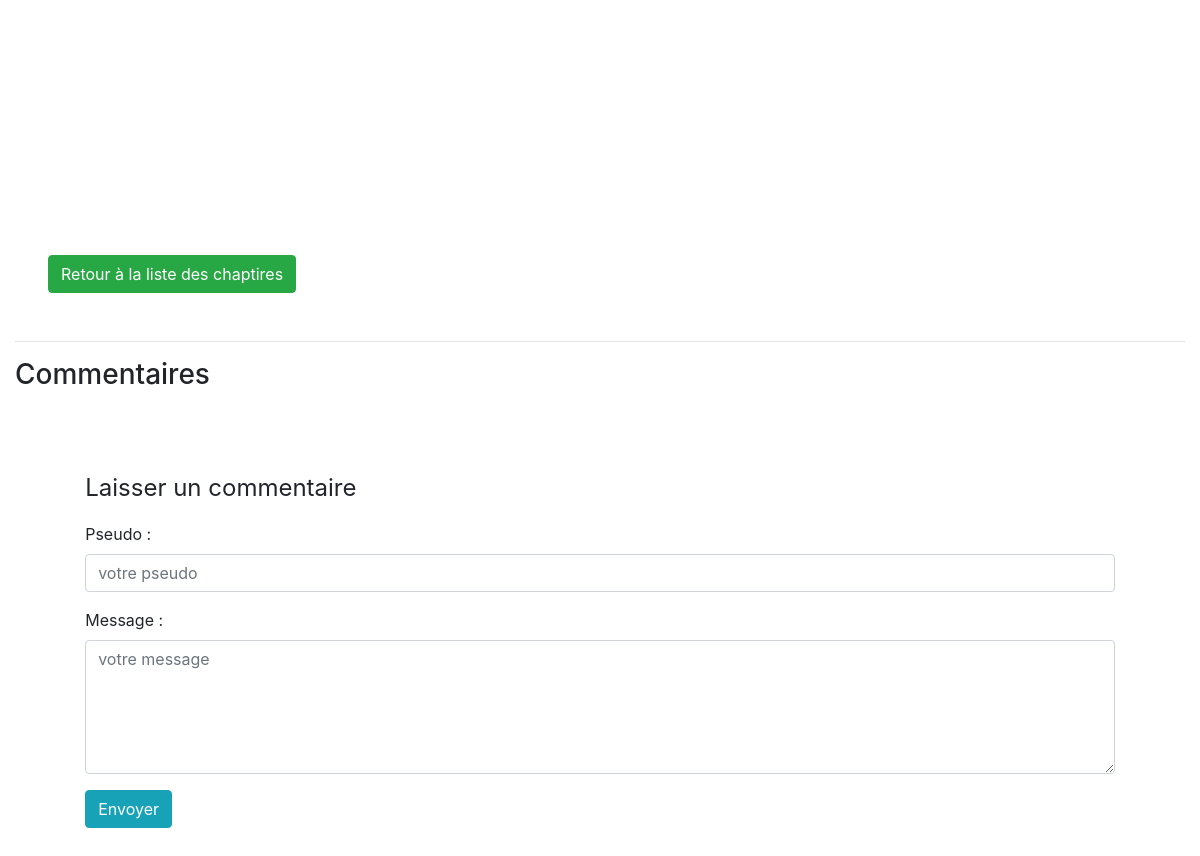
The app's page /index.php?action=chapitre&id=5 (lower part), older data.
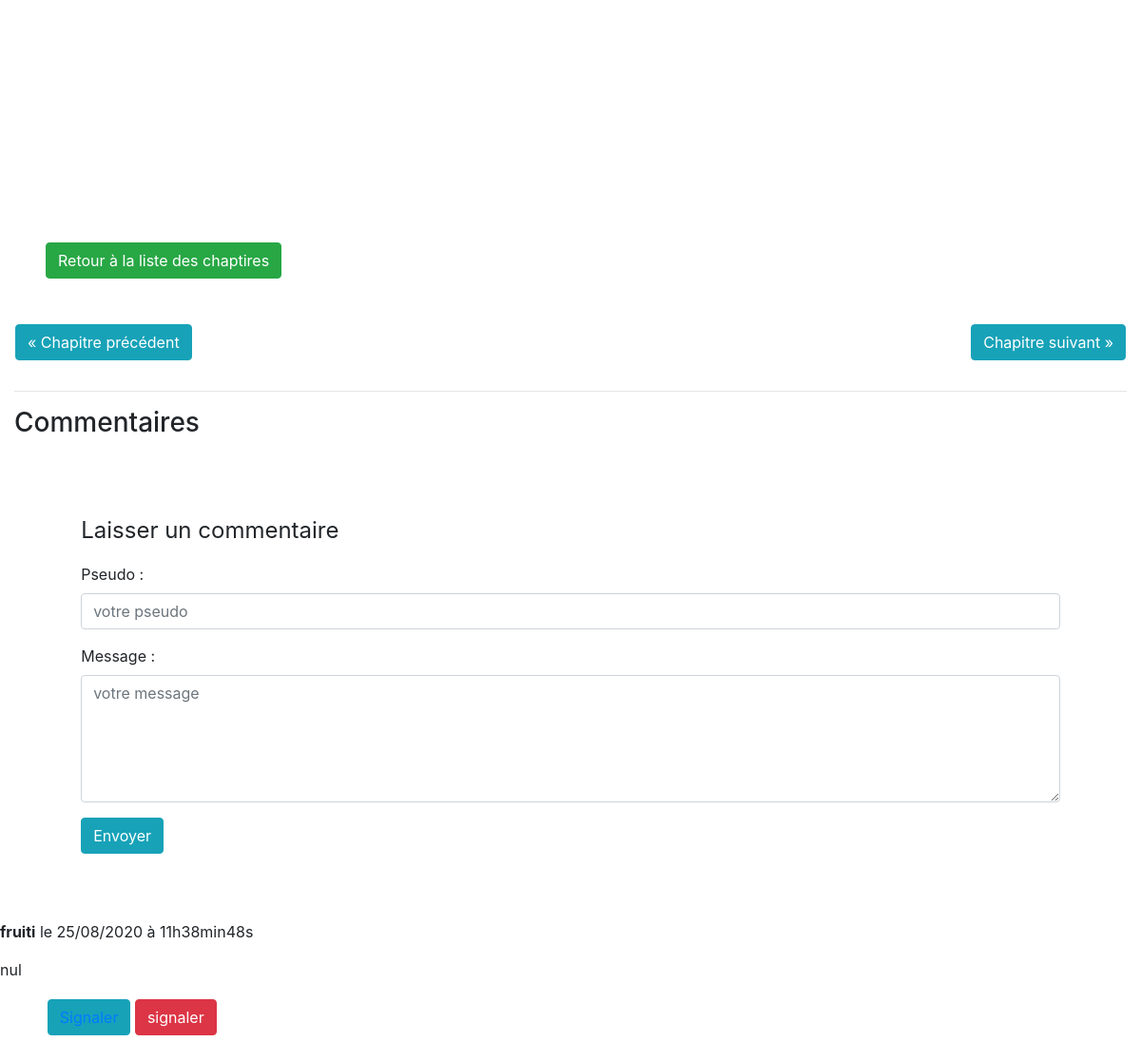
The same page, newer data.
### tables this page shows
CREATE TABLE IF NOT EXISTS `commentaire` (
  `id_commentaire` int(11) NOT NULL AUTO_INCREMENT,
  `id_chapitre` int(11) DEFAULT NULL,
  `pseudo` varchar(255) DEFAULT NULL,
  `contenu` text,
  `titre_chapitre` varchar(255) DEFAULT NULL,
  `date_commentaire` datetime DEFAULT CURRENT_TIMESTAMP,
  `signaler` tinyint(3) unsigned DEFAULT '0',
  `garder` tinyint(4) DEFAULT '0',
  `supprimer` tinyint(4) DEFAULT '0',
  PRIMARY KEY (`id_commentaire`),
  KEY `FK_commentaire_chapitre` (`id_chapitre`),
  KEY `titre_chapitre` (`titre_chapitre`),
  CONSTRAINT `FK_commentaire_chapitre` FOREIGN KEY (`id_chapitre`) REFERENCES `chapitre` (`id_chapitre`) ON DELETE CASCADE ON UPDATE CASCADE,
  CONSTRAINT `FK_commentaire_chapitre_2` FOREIGN KEY (`titre_chapitre`) REFERENCES `chapitre` (`titre`) ON DELETE CASCADE ON UPDATE CASCADE
);

### src/view/View.php (called while the page is built, shortened)
<?php
class View
{
    private $path;
    public function __construct(string $path)
    {
        $this->path = $path;
    }
    public function render(string $templates, ?array $data) : void
    {
        require_once($this->path.$templates.'.html.php');
        require_once($this->path.'layout.html.php');
    }
}

### src/controller/ChapitreController.php (called while the page is built, shortened)
<?php
class ChapitreController
{
    private $chapitreManager;
    private $commentaireManager;
    private $view;
    private $session;
    private $getMaxId;
    private $getMinId;
    public function __construct()
    {
        $this->chapitreManager = new ChapitreManager();
        $this->commentaireManager = new CommentaireManager();
        $this->view = new View('../templates/frontoffice/');
        $this->session = new Session();
        $this->getMaxId = new chapitreManager();
        $this->getMinId = new chapitreManager();
    }
    public function chapitre(int $idChapitre) : void
    {
        $episode = $this->chapitreManager->findChapitre($idChapitre);
        $chapitrePrecedent = $this->getMaxId->getMaxId($episode['numchapitre']);
        $chapitreSuivant = $this->getMinId->getMinId($episode['numchapitre']);
        $commentaires = $this->commentaireManager->findComments($idChapitre);
        $this->view->render('chapitre', [
            'episode'=>$episode,
            'commentaires'=>$commentaires,
            'session'=> $this->session,
            'chapitreSuivant'=>$chapitreSuivant,
            'chapitrePrecedent'=>$chapitrePrecedent
        ]);
    }
}

### src/model/CommentaireManager.php (called while the page is built, shortened)
<?php
class CommentaireManager
{
    private $db;
    public function __construct() {
        $this->db = (new DbConnect())->connectToDb();
    }
    public function findComments(int $idChapitre) : ?array
    {
        $req = $this->db->prepare('SELECT id_commentaire, id_chapitre, pseudo, contenu, signaler, DATE_FORMAT(date_commentaire, \'%d/%m/%Y à %Hh%imin%ss\') AS date_commentaire_fr FROM commentaire WHERE id_chapitre = :idchapitre ORDER BY date_commentaire DESC');
        $req->execute(['idchapitre'=>$idChapitre]);
        $comments = $req->fetchAll();
        return $comments === false ? null : $comments;
    }
}

### src/Tools/DbConnect.php (called while the page is built, shortened)
<?php
class DbConnect {
    public function connectToDb()
    {
        try
        {
            $this->db = new \PDO('mysql:host=localhost;dbname=projet4;charset=utf8', 'root', '');
            return $this->db;
        }
        catch(Exception $e)
        {
            die('Erreur : '.$e->getMessage());
        }
    }
}

### templates/frontoffice/chapitre.html.php (the view, shortened to what the changed rows need)
<div class="d-flex justify-content-between my4">
    <?php
        if($data['chapitrePrecedent'] !== null): ?>
    <a href="index.php?action=chapitre&id=<?= $data['chapitrePrecedent'] ?>" class="btn btn-info m-3"
        id="chapitrePrecedent">&laquo; Chapitre
        précédent</a>
    <?php endif ?>
    <?php
        if($data['chapitreSuivant'] !== null): ?>
    <a href="index.php?action=chapitre&id=<?= $data['chapitreSuivant']?>" class="btn btn-info ml-auto m-3"
        id="chapitreSuivant">Chapitre suivant
        &raquo;</a>
    <?php endif ?>
</div>
</div>
<div class="comment">
    <?php foreach($data['commentaires'] as $commentaire):
    $submit = "";
        $submit = "signalé"; ?>
    <p><strong><?=htmlspecialchars($commentaire['pseudo'])?></strong> le <?=$commentaire['date_commentaire_fr'] ?></p>
    <p><?= nl2br(htmlspecialchars(($commentaire['contenu'])))?></p>
    <div class="row">
        <div class="col-lg-3">
            <div class="form-group">
                <button type="submit" id="<?=$submit?>" class="pull-right btn btn-info"><a
                        onclick="return confirm('Voulez vous vraiment signaler ce commentaire ?'); "
                        href="index.php?action=commentReport&id=<?=$commentaire['id_commentaire']?>&chapitre_id=<?=$commentaire['id_chapitre']?>">Signaler</a></button>
                <a href="index.php" class="btn btn-danger" data-toggle="modal">signaler</a>
            </div>
        </div>
    </div>
    <?php endforeach; ?>
</div>

Row changes from the older to the newer data that the page shows:
added commentaire: pseudo "fruiti", date_commentaire_fr "25/08/2020 à 11h38min48s", contenu "nul"
Text that changed along with them:
text now shown: "« Chapitre précédent Chapitre suivant »"
